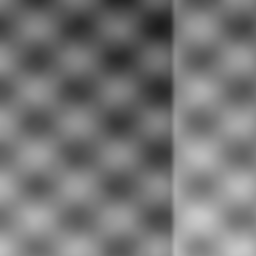
#> input picture data/generated/images/img_src_0000_clean.png, 256 x 256 px
$ python -i image_features.py   (imports and definitions only)
#> lines starting #> are read from the running program, lines starting #| are printed output that depends on the picture
import numpy as np
import cv2
from scipy.stats import skew, kurtosis
from scipy.signal import convolve2d
from scipy.fftpack import dct
from pathlib import Path
from typing import Union, Optional

# KV 5x5 High-Pass Kernel from Spatial Rich Models (SRM)
KV_KERNEL_5X5 = np.array([
    [-1,  2,  -2,  2, -1],
    [ 2, -6,   8, -6,  2],
    [-2,  8, -12,  8, -2],
    [ 2, -6,   8, -6,  2],
    [-1,  2,  -2,  2, -1]
], dtype=np.float32) / 12.0

LAPLACIAN_KERNEL_3X3 = np.array([
    [0,  1, 0],
    [1, -4, 1],
    [0,  1, 0]
], dtype=np.float32)

class ImageFeatureExtractor:
    """
    Extracts a fixed 72-dimensional feature vector for steganography detection
    from an image (spatial LSB statistics, Chi-square/RS analysis, SRM residuals,
    SPAM co-occurrences, and DCT blockiness).
    """
    FEATURE_DIM = 72

    def __init__(self):
        pass

    def extract_from_file(self, file_path: Union[str, Path]) -> np.ndarray:
        """Read image and extract feature vector."""
        path_str = str(file_path)
        img = cv2.imread(path_str, cv2.IMREAD_UNCHANGED)
#> img is the input picture: shape (256, 256); min 28, max 201, mean 117.2
        if img is None:
            raise ValueError(f"Could not read image file: {path_str}")
        return self.extract(img)

    def extract(self, image: np.ndarray) -> np.ndarray:
        """Extract fixed 72-dimensional vector from numpy array (uint8)."""
        if image.ndim == 3:
            # Grayscale luminance
            gray = cv2.cvtColor(image, cv2.COLOR_BGR2GRAY) if image.shape[2] == 3 else image[:, :, 0]
        else:
            gray = image.copy()

        gray = gray.astype(np.float32)
        gray_uint8 = np.clip(gray, 0, 255).astype(np.uint8)

        feats = []

        # 1. LSB-plane features (8 dims)
        lsb_plane = (gray_uint8 & 1).astype(np.float32)
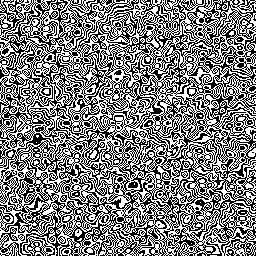
#> lsb_plane: shape (256, 256) float32; values 0 (black) and 1 (white), 50% white; black in thin lines or dots
        lsb_mean = float(np.mean(lsb_plane))
#> lsb_mean = 0.5
        lsb_var = float(np.var(lsb_plane))
#> lsb_var = 0.25

        # Horizontal & vertical bit transition frequencies
        h_diff = np.abs(np.diff(lsb_plane, axis=1))
#> h_diff: shape (256, 255) float32; values 0 (black) and 1 (white), 49.7% white in thin lines or dots
        v_diff = np.abs(np.diff(lsb_plane, axis=0))
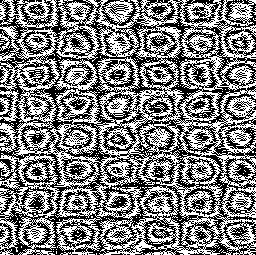
#> v_diff: shape (255, 256) float32; values 0 (black) and 1 (white), 49.6% white in thin lines or dots
        h_trans = float(np.mean(h_diff)) if h_diff.size > 0 else 0.5
#> h_trans = 0.497
        v_trans = float(np.mean(v_diff)) if v_diff.size > 0 else 0.5
#> v_trans = 0.496

        # Shannon entropy of LSB plane
        p1 = np.clip(lsb_mean, 1e-9, 1.0 - 1e-9)
#> p1 = 0.5
        p0 = 1.0 - p1
#> p0 = 0.5
        lsb_entropy = float(- (p0 * np.log2(p0) + p1 * np.log2(p1)))
#> lsb_entropy = 1

        # LSB 1D run lengths
        flat_lsb = lsb_plane.ravel()
        diffs = np.diff(flat_lsb)
        change_indices = np.where(diffs != 0)[0]
        if len(change_indices) > 1:
            run_lengths = np.diff(change_indices)
            run_mean = float(np.mean(run_lengths))
#> run_mean = 2.01
            run_var = float(np.var(run_lengths))
#> run_var = 2.58
        else:
            run_mean = float(len(flat_lsb))
            run_var = 0.0

        # 2nd LSB correlation
        bit1_plane = ((gray_uint8 >> 1) & 1).astype(np.float32)
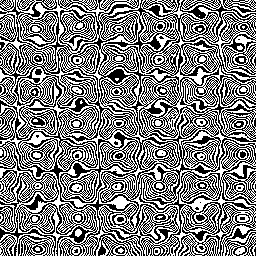
#> bit1_plane: shape (256, 256) float32; values 0 (black) and 1 (white), 50.2% white; black in thin lines or dots
        corr_matrix = np.corrcoef(flat_lsb, bit1_plane.ravel())
#> corr_matrix = [[1, -0.00223], [-0.00223, 1]]
        lsb_b1_corr = float(corr_matrix[0, 1]) if np.isfinite(corr_matrix[0, 1]) else 0.0
#> lsb_b1_corr = -0.00223

        feats.extend([lsb_mean, lsb_var, h_trans, v_trans, lsb_entropy, run_mean, run_var, lsb_b1_corr])

        # 2. Chi-Square, RS Analysis & Sample Pair Analysis (6 dims)
        hist, _ = np.histogram(gray_uint8, bins=256, range=(0, 256))
#> hist = 256 values, max 846 at index 115, min 0 at index 0, mean 256
        # Pairs of Values (PoVs): 2k and 2k+1
        chi_stat = 0.0
        dof = 0
        for k in range(128):
            observed_even = hist[2 * k]
            observed_odd = hist[2 * k + 1]
            expected = (observed_even + observed_odd) / 2.0
            if expected > 5.0:
                chi_stat += ((observed_even - expected) ** 2 + (observed_odd - expected) ** 2) / expected
                dof += 1
#> this loop made 128 passes
#> (observed_even, observed_odd, expected, chi_stat) on passes 15 to 22: (8, 18, 13, 3.85), (17, 21, 19, 4.27), (20, 20, 20, 4.27), (26, 18, 22, 5.72), (23, 28, 25.5, 6.21), (34, 31, 32.5, 6.35), (31, 30, 30.5, 6.37), (48, 73, 60.5, 11.53)
#> after the loop, chi_stat = 113.7; dof = 87
        chi_normalized = float(chi_stat / max(1, dof))
#> chi_normalized = 1.31

        # Sample Pair Analysis (SPA) estimate (both horizontal and vertical pairs)
        u_h = gray_uint8[:, :-1].ravel().astype(np.int32)
        v_h = gray_uint8[:, 1:].ravel().astype(np.int32)
        u_v = gray_uint8[:-1, :].ravel().astype(np.int32)
        v_v = gray_uint8[1:, :].ravel().astype(np.int32)
        u_all = np.concatenate([u_h, u_v])
        v_all = np.concatenate([v_h, v_v])
        p_pairs = np.sum((u_all % 2 == 0) & (v_all == u_all + 1))
#> p_pairs = 10859
        q_pairs = np.sum((u_all % 2 == 1) & (v_all == u_all - 1))
#> q_pairs = 11247
        spa_diff = float(p_pairs - q_pairs) / max(1.0, float(len(u_all)))
#> spa_diff = -0.00297

        # True 2x2 Block RS Steganalysis (Fridrich et al.)
        H, W = gray_uint8.shape
        h_crop = (H // 2) * 2
        w_crop = (W // 2) * 2
        if h_crop >= 2 and w_crop >= 2:
            blocks = gray_uint8[:h_crop, :w_crop].reshape(h_crop // 2, 2, w_crop // 2, 2).swapaxes(1, 2).reshape(-1, 2, 2).astype(np.int32)
            f_orig = np.abs(blocks[:, 0, 0] - blocks[:, 0, 1]) + np.abs(blocks[:, 0, 1] - blocks[:, 1, 1]) + np.abs(blocks[:, 1, 1] - blocks[:, 1, 0]) + np.abs(blocks[:, 1, 0] - blocks[:, 0, 0])
#> f_orig = 16384 values, max 34 at index 6230, min 0 at index 413, mean 6.23

            # Mask M = [[0, 1], [1, 0]]
            b_pos = blocks.copy()
            b_pos[:, 0, 1] ^= 1
            b_pos[:, 1, 0] ^= 1
            f_pos = np.abs(b_pos[:, 0, 0] - b_pos[:, 0, 1]) + np.abs(b_pos[:, 0, 1] - b_pos[:, 1, 1]) + np.abs(b_pos[:, 1, 1] - b_pos[:, 1, 0]) + np.abs(b_pos[:, 1, 0] - b_pos[:, 0, 0])
#> f_pos = 16384 values, max 38 at index 13654, min 2 at index 15, mean 7.11

            b_neg = blocks.copy()
            b_neg[:, 0, 1] = np.where(blocks[:, 0, 1] % 2 == 0, blocks[:, 0, 1] - 1, blocks[:, 0, 1] + 1)
            b_neg[:, 1, 0] = np.where(blocks[:, 1, 0] % 2 == 0, blocks[:, 1, 0] - 1, blocks[:, 1, 0] + 1)
            f_neg = np.abs(b_neg[:, 0, 0] - b_neg[:, 0, 1]) + np.abs(b_neg[:, 0, 1] - b_neg[:, 1, 1]) + np.abs(b_neg[:, 1, 1] - b_neg[:, 1, 0]) + np.abs(b_neg[:, 1, 0] - b_neg[:, 0, 0])
#> f_neg = 16384 values, max 38 at index 13526, min 2 at index 14, mean 7.09

            r_pos = float(np.mean(f_pos > f_orig))
#> r_pos = 0.389
            s_pos = float(np.mean(f_pos < f_orig))
#> s_pos = 0.08
            r_neg = float(np.mean(f_neg > f_orig))
#> r_neg = 0.389
            s_neg = float(np.mean(f_neg < f_orig))
#> s_neg = 0.0823

            rs_asym = float(abs(r_pos - r_neg) + abs(s_pos - s_neg))
#> rs_asym = 0.0025
            rs_gap = float(r_pos - s_pos)
#> rs_gap = 0.309
        else:
            rs_asym, rs_gap = 0.0, 0.0

        # Even/Odd histogram bin parity disparity
        even_sum = np.sum(hist[0::2])
#> even_sum = 32758
        odd_sum = np.sum(hist[1::2])
#> odd_sum = 32778
        parity_imbalance = float(abs(even_sum - odd_sum)) / max(1.0, float(len(flat_lsb)))
#> parity_imbalance = 0.000305

        feats.extend([chi_normalized, float(np.log1p(chi_stat)), spa_diff, rs_asym, rs_gap, parity_imbalance])

        # 3. Pixel-value histogram moments (8 dims)
        mean_pix = float(np.mean(gray))
#> mean_pix = 117.2
        std_pix = float(np.std(gray))
#> std_pix = 31.22
        sk_pix = float(skew(gray.ravel()))
#> sk_pix = -0.0145
        kt_pix = float(kurtosis(gray.ravel()))
#> kt_pix = -0.337

        # Histogram smoothness / bin-to-bin differences
        hist_diff = np.diff(hist)
#> hist_diff = 255 values, max 79 at index 110, min -99 at index 156, mean 0
        hist_diff_mean = float(np.mean(np.abs(hist_diff)))
#> hist_diff_mean = 14.16
        hist_diff_std = float(np.std(hist_diff))
#> hist_diff_std = 23.67
        zero_ratio = float(hist[0]) / max(1, len(flat_lsb))
#> zero_ratio = 0
        sat_ratio = float(hist[255]) / max(1, len(flat_lsb))
#> sat_ratio = 0

        feats.extend([mean_pix, std_pix, sk_pix, kt_pix, hist_diff_mean, hist_diff_std, zero_ratio, sat_ratio])

        # 4. SRM-style High-pass residuals & SPAM Co-occurrence (36 dims)
        # 1st-order horizontal & vertical residuals
        res_h = gray[:, 1:] - gray[:, :-1]
        res_v = gray[1:, :] - gray[:-1, :]

        feats.extend([
            float(np.var(res_h)), float(kurtosis(res_h.ravel())), float(np.max(res_h) - np.min(res_h)),
            float(np.var(res_v)), float(kurtosis(res_v.ravel())), float(np.max(res_v) - np.min(res_v))
        ]) # 6 dims

        # 2nd-order Laplacian residual
        res_lap = convolve2d(gray, LAPLACIAN_KERNEL_3X3, mode="same", boundary="symm")
        feats.extend([float(np.var(res_lap)), float(kurtosis(res_lap.ravel()))]) # 2 dims

        # SRM KV 5x5 filter residual
        res_kv = convolve2d(gray, KV_KERNEL_5X5, mode="same", boundary="symm")
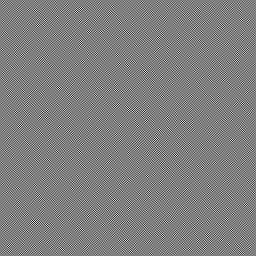
#> res_kv: shape (256, 256) float32; min -2, max 2, mean 9.97e-06; drawn with min black and max white
        kv_var = float(np.var(res_kv))
#> kv_var = 0.337
        kv_mad = float(np.mean(np.abs(res_kv)))
#> kv_mad = 0.456
        kv_sk = float(skew(res_kv.ravel()))
#> kv_sk = -6.07e-05
        kv_kt = float(kurtosis(res_kv.ravel()))
#> kv_kt = 0.0134
        feats.extend([kv_var, kv_mad, kv_sk, kv_kt]) # 4 dims

        # SPAM Markov transition features:
        # Quantize horizontal residual with T = 3 -> {-3, -2, -1, 0, 1, 2, 3}
        T = 3
        q_res_h = np.clip(np.round(res_h), -T, T).astype(np.int32) + T # map to 0..6
        # Transition matrix P(u, v) = count(q_res[i, j] == u and q_res[i, j+1] == v)
        u_h = q_res_h[:, :-1].ravel()
        v_h = q_res_h[:, 1:].ravel()
        spam_mat = np.zeros((7, 7), dtype=np.float32)
        np.add.at(spam_mat, (u_h, v_h), 1.0)
        # Normalize row-wise
        row_sums = np.sum(spam_mat, axis=1, keepdims=True)
        spam_prob = np.divide(spam_mat, np.maximum(row_sums, 1.0))

        # Extract 24 discriminative SPAM statistics:
        # Diagonal elements (7), symmetry differences |P(u, v) - P(v, u)| for upper triangle (21 -> sample 17)
        diag_probs = [float(spam_prob[i, i]) for i in range(7)]
        symm_diffs = []
        for i in range(7):
            for j in range(i + 1, 7):
                symm_diffs.append(float(abs(spam_prob[i, j] - spam_prob[j, i])))
        # Take first 17 symmetry differences -> total 24 SPAM dims
        feats.extend(diag_probs)
        feats.extend(symm_diffs[:17]) # 7 + 17 = 24 dims
        # Total SRM & SPAM: 6 + 2 + 4 + 24 = 36 dims

        # 5. Blockiness & DCT Domain Features (14 dims)
        # Horizontal & vertical blockiness at 8x8 block boundaries
        H, W = gray.shape
        if H >= 16 and W >= 16:
            # Block boundaries at indices 7, 15, 23...
            b_rows = [i for i in range(7, H - 1, 8)]
            non_b_rows = [i for i in range(H - 1) if i not in b_rows]

            diff_all_v = np.abs(gray[1:, :] - gray[:-1, :])
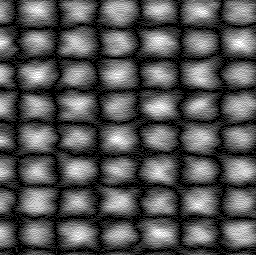
#> diff_all_v: shape (255, 256) float32; min 0, max 5, mean 1.64; drawn with min black and max white
            b_diff_v = float(np.mean(diff_all_v[b_rows, :])) if b_rows else 0.0
#> b_diff_v = 1.67
            nb_diff_v = float(np.mean(diff_all_v[non_b_rows, :])) if non_b_rows else 1.0
#> nb_diff_v = 1.64
            blockiness_v = b_diff_v / max(1e-4, nb_diff_v)
#> blockiness_v = 1.02

            b_cols = [j for j in range(7, W - 1, 8)]
            non_b_cols = [j for j in range(W - 1) if j not in b_cols]
            diff_all_h = np.abs(gray[:, 1:] - gray[:, :-1])
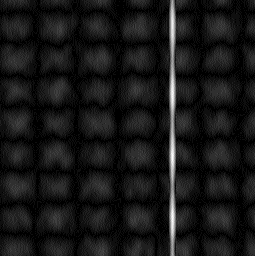
#> diff_all_h: shape (256, 255) float32; min 0, max 16, mean 1.47; drawn with min black and max white
            b_diff_h = float(np.mean(diff_all_h[:, b_cols])) if b_cols else 0.0
#> b_diff_h = 1.36
            nb_diff_h = float(np.mean(diff_all_h[:, non_b_cols])) if non_b_cols else 1.0
#> nb_diff_h = 1.48
            blockiness_h = b_diff_h / max(1e-4, nb_diff_h)
#> blockiness_h = 0.916
            blockiness_total = (blockiness_v + blockiness_h) / 2.0
#> blockiness_total = 0.967
        else:
            blockiness_v, blockiness_h, blockiness_total = 1.0, 1.0, 1.0

        feats.extend([blockiness_v, blockiness_h, blockiness_total]) # 3 dims

        # 8x8 Block 2D-DCT spectrum statistics
        h_crop = (H // 8) * 8
        w_crop = (W // 8) * 8
        if h_crop >= 8 and w_crop >= 8:
            crop = gray[:h_crop, :w_crop] - 128.0
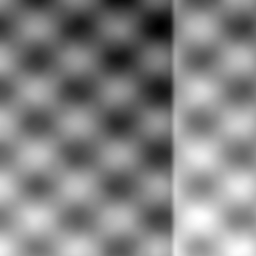
#> crop: shape (256, 256) float32; min -100, max 73, mean -10.8; drawn with min black and max white
            # Reshape into (N_blocks, 8, 8)
            blocks = crop.reshape(h_crop // 8, 8, w_crop // 8, 8).swapaxes(1, 2).reshape(-1, 8, 8)
            # Compute 2D-DCT
            dct_blocks = dct(dct(blocks, axis=1, norm='ortho'), axis=2, norm='ortho')

            dc_coeffs = dct_blocks[:, 0, 0]
#> dc_coeffs = 1024 values, max 558.1 at index 888, min -764 at index 116, mean -86.57
            dc_var = float(np.var(dc_coeffs))
#> dc_var = 59473.5

            # Mid-frequency energy vs high-frequency energy
            ac_all = dct_blocks[:, :, :].copy()
            ac_all[:, 0, 0] = 0.0 # zero DC
            total_ac_energy = float(np.sum(ac_all ** 2)) + 1e-6
#> total_ac_energy = 2962142.3

            mid_mask = np.zeros((8, 8), dtype=bool)
            mid_mask[1:4, 1:4] = True
            mid_mask[0, 0] = False
            mid_energy = float(np.sum(dct_blocks[:, mid_mask] ** 2)) / total_ac_energy
#> mid_energy = 0.0149

            high_mask = np.zeros((8, 8), dtype=bool)
            high_mask[4:, 4:] = True
            high_energy = float(np.sum(dct_blocks[:, high_mask] ** 2)) / total_ac_energy
#> high_energy = 0.00046

            # Mid-frequency histogram parity
            mid_vals = np.round(dct_blocks[:, mid_mask].ravel()).astype(np.int32)
#> mid_vals = 9216 values, max 16 at index 8505, min -16 at index 441, mean -0.00195
            mid_hist, _ = np.histogram(mid_vals, bins=31, range=(-15, 15))
#> mid_hist = 31 values, max 5758 at index 15, min 2 at index 0, mean 297.2
            mid_zero_frac = float(mid_hist[15]) / max(1, len(mid_vals))
#> mid_zero_frac = 0.625
            mid_skew = float(skew(mid_vals))
#> mid_skew = -0.0134
            mid_kurt = float(kurtosis(mid_vals))
#> mid_kurt = 15.32

            # AC coefficient quantization artifacts (fraction of near-integer values)
            near_int = float(np.mean(np.abs(dct_blocks[:, 1:4, 1:4] - np.round(dct_blocks[:, 1:4, 1:4])) < 0.1))
#> near_int = 0.222
            ac_mean_abs = float(np.mean(np.abs(ac_all)))
#> ac_mean_abs = 1.38
            ac_std = float(np.std(ac_all))
#> ac_std = 6.72
            ac_max = float(np.max(np.abs(ac_all)))
#> ac_max = 208.3
            ac_mad = float(np.median(np.abs(ac_all)))
#> ac_mad = 0.255
        else:
            dc_var, mid_energy, high_energy, mid_zero_frac, mid_skew, mid_kurt = 0.0, 0.0, 0.0, 0.0, 0.0, 0.0
            near_int, ac_mean_abs, ac_std, ac_max, ac_mad = 0.0, 0.0, 0.0, 0.0, 0.0

        feats.extend([
            dc_var, mid_energy, high_energy, mid_zero_frac, mid_skew, mid_kurt,
            near_int, ac_mean_abs, ac_std, ac_max, ac_mad
        ]) # 11 dims
        # Total Blockiness & DCT: 3 + 11 = 14 dims

        # Final check & sanitize
        vec = np.array(feats, dtype=np.float32)
#> vec = 72 values, max 59473.5 at index 61, min -0.69 at index 26, mean 832.9
        assert len(vec) == self.FEATURE_DIM, f"Extracted {len(vec)} features, expected {self.FEATURE_DIM}"
        vec = np.nan_to_num(vec, nan=0.0, posinf=1e4, neginf=-1e4)
        return vec

>>> result = ImageFeatureExtractor().extract_from_file('../../../data/generated/images/img_src_0000_clean.png')
#> result has the same summary as vec in extract

$ run again, on data/generated/images/img_src_0001_clean.png
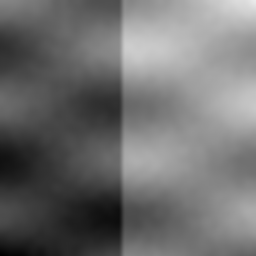
#> input picture data/generated/images/img_src_0001_clean.png, 256 x 256 px
#> in extract_from_file, img is the input picture: shape (256, 256); min 0, max 235, mean 110.7
#> in extract, `lsb_plane = (gray_uint8 & 1).astype(np.float32)`:
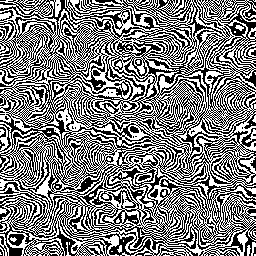
#> lsb_plane: shape (256, 256) float32; values 0 (black) and 1 (white), 49.8% white in thin lines or dots
#> lsb_mean = 0.498
#> lsb_var = 0.25
#> h_diff: shape (256, 255) float32; values 0 (black) and 1 (white), 43.5% white in thin lines or dots
#> v_diff: shape (255, 256) float32; values 0 (black) and 1 (white), 48.2% white in thin lines or dots
#> h_trans = 0.435
#> v_trans = 0.482
#> p1 = 0.498
#> p0 = 0.502
#> lsb_entropy = 1
#> run_mean = 2.3
#> run_var = 4.15
#> bit1_plane: shape (256, 256) float32; values 0 (black) and 1 (white), 50% white in thin lines or dots
#> corr_matrix = [[1, 0.00354], [0.00354, 1]]
#> lsb_b1_corr = 0.00354
#> hist = 256 values, max 532 at index 69, min 0 at index 231, mean 256
#> the loop in extract, `for k in range(128):` made 128 passes
#> (observed_even, observed_odd, expected, chi_stat) on passes 4 to 11: (16, 6, 11, 4.55), (18, 7, 12.5, 9.39), (18, 7, 12.5, 14.23), (20, 20, 20, 14.23), (42, 74, 58, 23.05), (81, 76, 78.5, 23.21), (128, 132, 130, 23.27), (158, 138, 148, 24.63)
#> after the loop in extract, `for k in range(128):`: chi_stat = 251.2; dof = 109
#> chi_normalized = 2.3
#> p_pairs = 15343
#> q_pairs = 13345
#> spa_diff = 0.0153
#> f_orig = 16384 values, max 30 at index 4669, min 0 at index 3, mean 3.31
#> f_pos = 16384 values, max 34 at index 4669, min 2 at index 4, mean 4.99
#> f_neg = 16384 values, max 34 at index 4797, min 2 at index 0, mean 4.99
#> r_pos = 0.525
#> s_pos = 0.0204
#> r_neg = 0.525
#> s_neg = 0.0212
#> rs_asym = 0.00128
#> rs_gap = 0.504
#> even_sum = 32910
#> odd_sum = 32626
#> parity_imbalance = 0.00433
#> mean_pix = 110.7
#> std_pix = 48.02
#> sk_pix = -0.0149
#> kt_pix = -0.995
#> hist_diff = 255 values, max 117 at index 75, min -124 at index 40, mean -0.0118
#> hist_diff_mean = 21.85
#> hist_diff_std = 32.02
#> zero_ratio = 4.58e-05
#> sat_ratio = 0
#> kv_var = 0.347
#> kv_mad = 0.448
#> kv_sk = -0.000365
#> kv_kt = 0.511
#> b_diff_v = 0.963
#> nb_diff_v = 0.958
#> blockiness_v = 1.01
#> in extract, `diff_all_h = np.abs(gray[:, 1:] - gray[:, :-1])`:
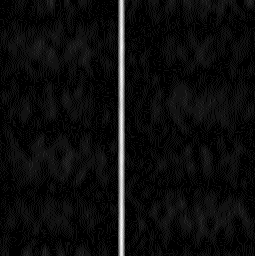
#> diff_all_h: shape (256, 255) float32; min 0, max 14, mean 0.691; drawn with min black and max white
#> b_diff_h = 0.72
#> nb_diff_h = 0.687
#> blockiness_h = 1.05
#> blockiness_total = 1.03
#> dc_coeffs = 1024 values, max 775.4 at index 31, min -952.8 at index 992, mean -138.6
#> dc_var = 146407.8
#> total_ac_energy = 1206242
#> mid_energy = 0.00482
#> high_energy = 0.00113
#> mid_vals = 9216 values, max 8 at index 8388, min -7 at index 2394, mean -0.00315
#> mid_hist = 31 values, max 6932 at index 15, min 0 at index 0, mean 297.3
#> mid_zero_frac = 0.752
#> mid_skew = -0.0907
#> mid_kurt = 12.78
#> near_int = 0.241
#> ac_mean_abs = 0.824
#> ac_std = 4.29
#> ac_max = 138.8
#> ac_mad = 0.233
#> vec = 72 values, max 146407.8 at index 61, min -0.995 at index 17, mean 2039.8
#> result has the same summary as vec in extract

$ run again, on data/generated/images/img_src_0002_clean.png
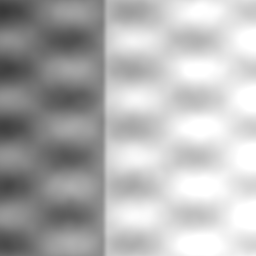
#> input picture data/generated/images/img_src_0002_clean.png, 256 x 256 px
#> in extract_from_file, img is the input picture: shape (256, 256); min 56, max 255, mean 179.7
#> in extract, `lsb_plane = (gray_uint8 & 1).astype(np.float32)`:
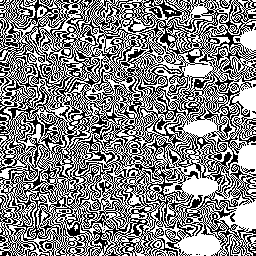
#> lsb_plane: shape (256, 256) float32; values 0 (black) and 1 (white), 52.6% white; black in thin lines or dots
#> lsb_mean = 0.526
#> lsb_var = 0.249
#> h_diff: shape (256, 255) float32; values 0 (black) and 1 (white), 46.7% white in thin lines or dots
#> v_diff: shape (255, 256) float32; values 0 (black) and 1 (white), 45.5% white in thin lines or dots
#> h_trans = 0.467
#> v_trans = 0.455
#> p1 = 0.526
#> p0 = 0.474
#> lsb_entropy = 0.998
#> run_mean = 2.14
#> run_var = 5.49
#> bit1_plane: shape (256, 256) float32; values 0 (black) and 1 (white), 52.8% white; black in thin lines or dots
#> corr_matrix = [[1, 0.055], [0.055, 1]]
#> lsb_b1_corr = 0.055
#> hist = 256 values, max 3448 at index 255, min 0 at index 0, mean 256
#> the loop in extract, `for k in range(128):` made 128 passes
#> (observed_even, observed_odd, expected, chi_stat) on passes 29 to 36: (4, 17, 10.5, 8.05), (14, 13, 13.5, 8.08), (10, 13, 11.5, 8.48), (11, 13, 12, 8.64), (51, 53, 52, 8.68), (66, 44, 55, 13.08), (61, 55, 58, 13.39), (58, 62, 60, 13.52)
#> after the loop in extract, `for k in range(128):`: chi_stat = 2875.5; dof = 100
#> chi_normalized = 28.76
#> p_pairs = 13158
#> q_pairs = 10095
#> spa_diff = 0.0235
#> f_orig = 16384 values, max 34 at index 6196, min 0 at index 113, mean 5.49
#> f_pos = 16384 values, max 34 at index 2228, min 2 at index 13, mean 6.67
#> f_neg = 16384 values, max 34 at index 2356, min 2 at index 15, mean 6.68
#> r_pos = 0.476
#> s_pos = 0.0667
#> r_neg = 0.478
#> s_neg = 0.0676
#> rs_asym = 0.00275
#> rs_gap = 0.409
#> even_sum = 31085
#> odd_sum = 34451
#> parity_imbalance = 0.0514
#> mean_pix = 179.7
#> std_pix = 53.56
#> sk_pix = -0.293
#> kt_pix = -1.23
#> hist_diff = 255 values, max 3174 at index 254, min -99 at index 239, mean 13.52
#> hist_diff_mean = 31.09
#> hist_diff_std = 200.1
#> zero_ratio = 0
#> sat_ratio = 0.0526
#> kv_var = 0.319
#> kv_mad = 0.429
#> kv_sk = -0.00311
#> kv_kt = 0.358
#> b_diff_v = 1.68
#> nb_diff_v = 1.69
#> blockiness_v = 0.995
#> b_diff_h = 1.21
#> nb_diff_h = 1.04
#> blockiness_h = 1.16
#> blockiness_total = 1.08
#> in extract, `crop = gray[:h_crop, :w_crop] - 128.0`:
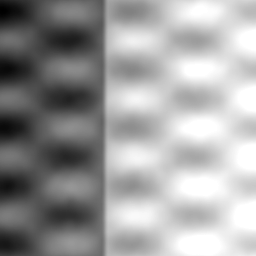
#> crop: shape (256, 256) float32; min -72, max 127, mean 51.7; drawn with min black and max white
#> dc_coeffs = 1024 values, max 1016 at index 159, min -553.6 at index 32, mean 413.2
#> dc_var = 181359.1
#> total_ac_energy = 2266774.5
#> mid_energy = 0.0109
#> high_energy = 0.000574
#> mid_vals = 9216 values, max 13 at index 693, min -13 at index 1044, mean 0.000868
#> mid_hist = 31 values, max 6034 at index 15, min 0 at index 0, mean 297.3
#> mid_zero_frac = 0.655
#> mid_skew = -0.0154
#> mid_kurt = 16.62
#> near_int = 0.238
#> ac_mean_abs = 1.25
#> ac_std = 5.88
#> ac_max = 125.9
#> ac_mad = 0.244
#> vec = 72 values, max 181359.1 at index 61, min -1.23 at index 17, mean 2529
#> result has the same summary as vec in extract
